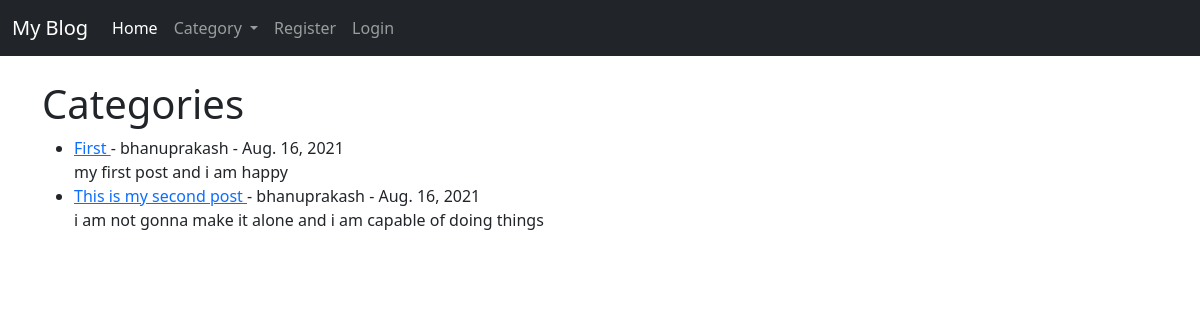
The app's page /category/coding, older data.
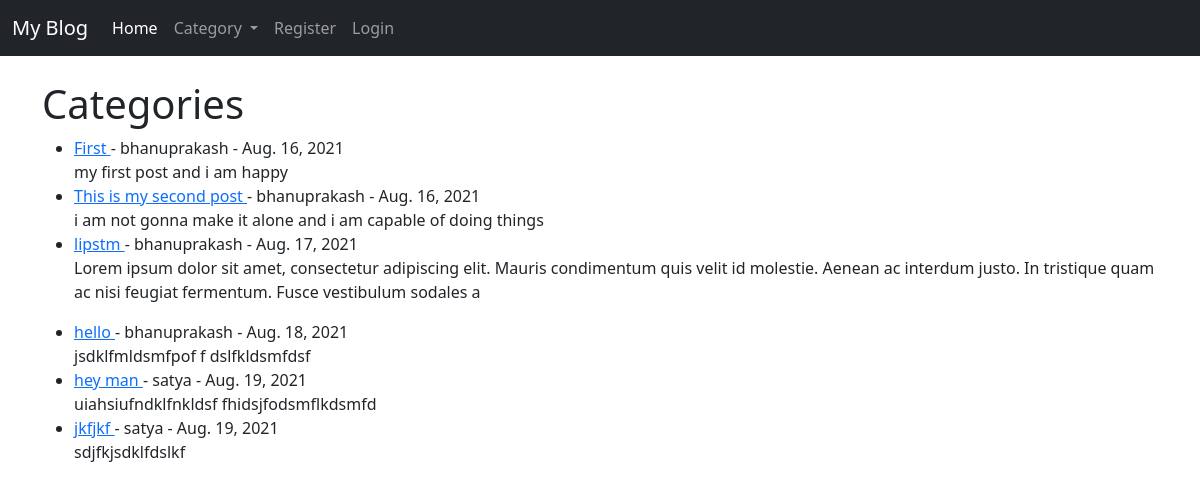
The same page, newer data.
### myblog/models.py (models this page shows, shortened)
class Post(models.Model):
    title = models.CharField(max_length= 225)
    auther = models.ForeignKey(User,on_delete=models.CASCADE)
    body=  models.TextField()
    post_date = models.DateField(auto_now_add = True)
    category =  models.CharField(max_length= 225,default= 'coding')
    likes = models.ManyToManyField(User,related_name = 'blog_posts')

### myblog/views.py (the view)
# urls.py: path('category/<str:cats>',CategoryView,name='category'),
def CategoryView(request,cats):
    category_posts = Post.objects.filter(category = cats.replace('-',' '))
    return render(request,'categories.html',{'cats':cats.title().replace('_',' '), 'category_posts': category_posts})

### myblog/templates/categories.html (shortened to what this page needs)
{% extends 'base.html' %}
{% block content %}
<h1>Categories</h1>
<ul>
    {% for post in category_posts %}
        <li>
            <a href="{% url 'article-detail' post.pk %}">{{post.title}} </a>  - {{post.auther}} - {{post.post_date}}
             <br>
            {{post.body|slice:":200" | safe}}
        </li>
    {% endfor %}
</ul>
{% endblock %}

Row changes from the older to the newer data that the page shows:
added Post: title "lipstm", auther "bhanuprakash", post_date "Aug. 17, 2021", body "Lorem ipsum dolor sit amet, consectetur adipiscing elit. Mauris condimentum quis velit id molestie. Aenean ac interdum justo. In tristique quam ac nisi feugiat fermentum. Fusce vestibulum sodales a"
added Post: title "hello", auther "bhanuprakash", post_date "Aug. 18, 2021", body "jsdklfmldsmfpof f dslfkldsmfdsf"
added Post: title "hey man", auther "satya", post_date "Aug. 19, 2021", body "uiahsiufndklfnkldsf fhidsjfodsmflkdsmfd"
added Post: title "jkfjkf", auther "satya", post_date "Aug. 19, 2021", body "sdjfkjsdklfdslkf"
